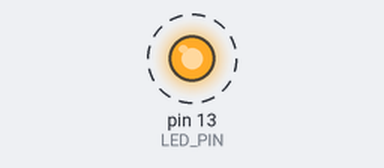
A sketch run on a simulated Arduino Uno, built with avr-gcc and run on an emulated ATmega328P. Shown: output pins drawn as LEDs (lit = HIGH). Dashed ring = blinking. What the sketch prints to the serial monitor is not drawn.

Above: at 1.5 s.
Timing chart, 0 to 5.6 s (numbered marks = the images above):
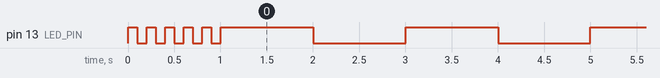

The sketch:

UNO_TEST.ino
```cpp
/**
 * SWARM UNO R3 - Test Firmware
 * Golden sketch for Phase 1 PCP GitHub build offload
 *
 * Target: Arduino UNO R3
 * Core: arduino:avr@1.8.8
 * FQBN: arduino:avr:uno
 *
 * Minimal test sketch to verify PCP build pipeline
 * Builds successfully and demonstrates compilation for AVR architecture
 */

#include <Wire.h>

// LED pin for status indication
const int LED_PIN = 13;

void setup() {
  Serial.begin(9600);
  pinMode(LED_PIN, OUTPUT);

  Serial.println(F("SWARM UNO R3 Build Test"));
  Serial.println(F("======================"));

  // Blink to indicate setup complete
  for(int i = 0; i < 5; i++) {
    digitalWrite(LED_PIN, HIGH);
    delay(100);
    digitalWrite(LED_PIN, LOW);
    delay(100);
  }

  Serial.println(F("Setup complete. Ready for commands."));
}

void loop() {
  digitalWrite(LED_PIN, HIGH);
  delay(1000);

  Serial.print(F("UNO Heartbeat: "));
  Serial.println(millis());

  digitalWrite(LED_PIN, LOW);
  delay(1000);
}
```

Measured:
- by itself, pin 13 (LED_PIN): goes 4 × (LOW 0.10 s, HIGH 0.10 s), LOW 0.10 s, 64 × (HIGH 1.0 s, LOW 1.0 s), then HIGH
